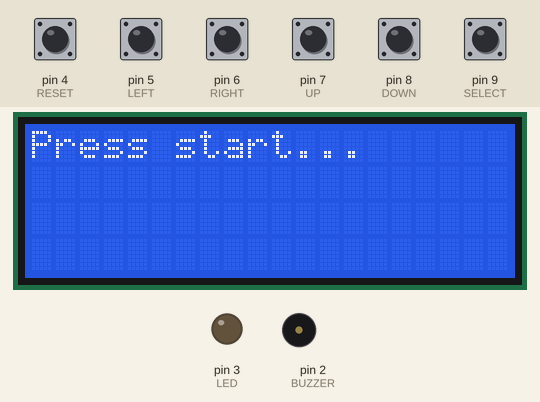
Simulated run of this sketch. Board: Arduino Uno, built with avr-gcc and run on an emulated ATmega328P. On the bench: 20×4 character LCD, output pins drawn as LEDs (lit = HIGH), buzzer (waves = sounding, pin HIGH). Inputs (shaded band) come from the test bench; at power-on: pin 4 (RESET), pin 5 (LEFT), pin 6 (RIGHT), pin 7 (UP), pin 8 (DOWN), pin 9 (SELECT) HIGH. Storage starts empty; random numbers use the default seed unless the sketch sets one; what the sketch prints to the serial monitor is not drawn.

Above: at 1.2 s.
1.3 s: pin 4 (RESET) pulled LOW for 0.15 s
At 1.9 s:
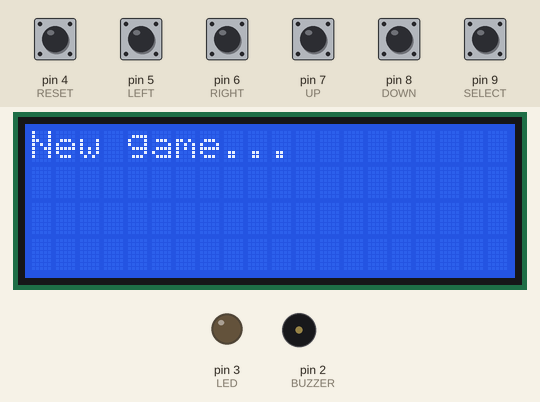
At 3.5 s:
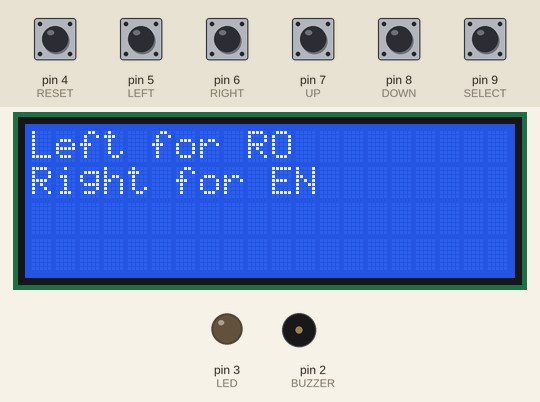
3.8 s: pin 5 (LEFT) pulled LOW for 0.15 s
At 5.3 s:
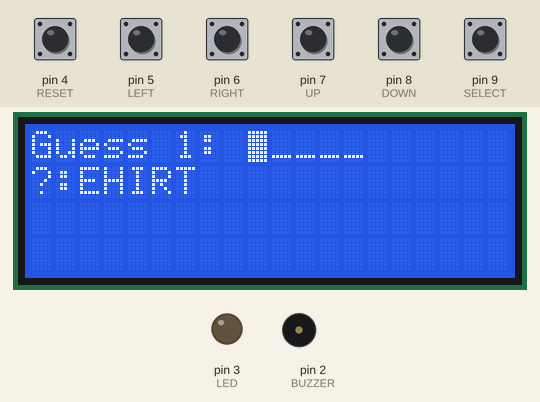
5.6 s: pin 6 (RIGHT) pulled LOW for 0.15 s
At 6.8 s:
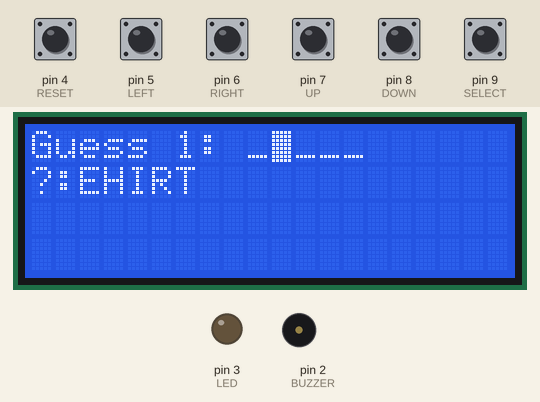
7.2 s: pin 7 (UP) pulled LOW for 0.15 s
8.8 s: pin 8 (DOWN) pulled LOW for 0.15 s
10.4 s: pin 8 (DOWN) pulled LOW for 1 s
Timing chart, 0 to 13.4 s (numbered marks = the images above; inputs shaded):
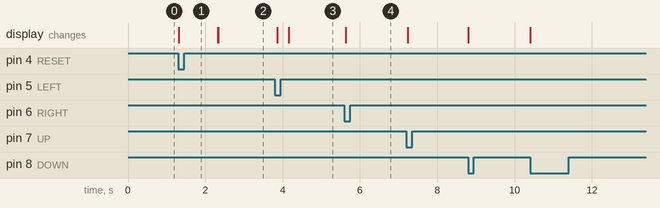

The sketch:

wordle_lcd.ino
```cpp
//YWROBOT
//Compatible with the Arduino IDE 1.0
//Library version:1.1
#include <LiquidCrystal_I2C.h>
#include "words.h"
#include "song.h"
#include "sd_helpers.h"

LiquidCrystal_I2C lcd(0x27, 20, 4); // set the LCD address to 0x27 for a 16 chars and 2 line display

// pins for buttons and other accessories
const int SELECT = 9;
const int DOWN = 8;
const int UP = 7;
const int RIGHT = 6;
const int LEFT = 5;
const int RESET = 4;
const int LED = 3;
const int BUZZER = 2;

int triedMasks[26], guessedMask;
// triedMasks['C' - 'A'] = b10001 means that, based on user's close guesses, C can only be at first and last position

int wordCursor, lastBlinked, idGuess;
String guess, toGuess;
bool pressedReset = false, cardError = true, isEnglish = false, selectedLanguage;

struct Button {
  int pin;
  int lastState = HIGH;
  int state = HIGH;
} up, down, left, right, reset, select;

void playSong() {
  // iterate over the notes of the melody.
  // Remember, the array is twice the number of notes (notes + durations)
  for (int thisNote = 0; thisNote < notes * 2; thisNote = thisNote + 2) {

    // calculates the duration of each note
    divider = melody[thisNote + 1];
    if (divider > 0) {
      // regular note, just proceed
      noteDuration = (wholenote) / divider;
    } else if (divider < 0) {
      // dotted notes are represented with negative durations!!
      noteDuration = (wholenote) / abs(divider);
      noteDuration *= 1.5; // increases the duration in half for dotted notes
    }

    // we only play the note for 90% of the duration, leaving 10% as a pause
    tone(BUZZER, melody[thisNote], noteDuration * 0.9);
    digitalWrite(LED, HIGH);

    // Wait for the specief duration before playing the next note.
    delay(noteDuration);

    // stop the waveform generation before the next note.
    digitalWrite(LED, LOW);
    noTone(BUZZER);

  }
}

bool readCard() {
  // re-open the file for reading:

  char* fileName = "ro_words.txt";
  if (isEnglish) fileName = "en_words.txt";
  if (!file.open(fileName, O_READ)) {
    sd.errorPrint("opening file for read failed");
    return true;
  }
  file.seek(0);

  int data;
  noWords = (unsigned long)file.size() / 7; // 5 letters and 2 special characters
  long toGuessIndex = getRandom(noWords);
  long seekValue = 7 * toGuessIndex % file.size();
  file.seek(seekValue);

  toGuess = String();
  for (int pos = 0; pos < 5; ++pos) {
    data = file.read();
    if (data < 0) {
      break;
    }
    toGuess = toGuess + String((char)data);
  }
  Serial.println(toGuess);

  // close the file:
  file.seek(0);
  file.close();
  return false;
}

long getRandom(int maximum) {
  randomSeed(millis());
  long value = random(maximum) % maximum;
  return value;
}

void lcdPrintGuess() {
  lcd.clear();

  lcd.setCursor(0, 0);
  lcd.print("Guess " + String(idGuess) + ": ");

  for (int pos = 0; pos < 5; ++pos) {
    if (!(guessedMask & (1 << pos))) {
      // Only keep guessed letters
      guess[pos] = '@';
    }
    else {
      tone(BUZZER, 1000); // Send 1KHz sound signal...
      digitalWrite(LED, HIGH);
      delay(100);                       // wait for a second
      noTone(BUZZER);     // Stop sound...
      digitalWrite(LED, LOW);
      delay(100);
    }
  }
  guess.replace("@", "_"); // more intuitive for user to input text on "_"
  lcd.print(guess);
  guess.replace("_", "@");

  lcd.setCursor(0, 1);

  // Print hints
  lcd.print("?:");
  for (char car = 'A'; car <= 'Z'; ++car) {
    if (triedMasks[car] == 0) {
      // Never picked the letter
      continue;
    }

    if (toGuess.indexOf(car) == -1) {
      // Letter is not in the word
      continue;
    }

    for (int pos = 0; pos < 5; ++pos) {
      // Skip "greens"
      if (guessedMask & (1 << pos)) {
        continue;
      }
      if (toGuess[pos] == car) {
        // Is yellow
        lcd.print(car);
        break;
      }
    }
  }

}

void extractWord() {
  if (!cardError) {
    cardError = readCard();
  }

  if (cardError) {
    noWords = 5;
    long toGuessIndex = getRandom(noWords);
    toGuess = words[toGuessIndex];
    Serial.println("Word to guess: " + toGuess);
  }

  lcd.clear();
}

void resetGame() {
  guess = "@@@@@";
  wordCursor = 0;
  lastBlinked = 0;
  idGuess = 1;
  pressedReset = true;
  selectedLanguage = false;

  for (char car = 'A'; car <= 'Z'; ++car) {
    for (int pos = 0; pos < 5; ++pos) {
      triedMasks[car] =  0; // b00000
    }
  }
  guessedMask = 0; // guessed none of the letters

  lcd.clear();
  lcd.setCursor(0, 0);
  lcd.print("New game...");
  delay(1000);
  lcd.clear();
  digitalWrite(LED, LOW);
}

void lcdCursorBlink() {
  lcd.setCursor(wordCursor + 9, 0);
  // Turn off the blinking cursor:
  lcd.blink();
}

void checkReset() {
  reset.state = digitalRead(RESET);
  if (reset.state != reset.lastState) {
    if (reset.state == LOW) {
      resetGame();
    }
  }
  reset.lastState = reset.state;
}

// Returns whether game has ended;
bool tryGuess() {
  ++idGuess;

  if (guess == toGuess) {
    lcd.clear();
    lcd.setCursor(0, 0);
    lcd.print("You won!");

    playSong();

    delay(2000);
    resetGame();
    return true;
  } else if (idGuess == 7) {
    lcd.clear();
    lcd.setCursor(0, 0);
    lcd.print("Word was " + toGuess);
    lcd.setCursor(0, 1);
    lcd.print("Game over!");
    delay(2000);
    resetGame();
    return true;
  }
  else {
    for (int pos = 0; pos < 5; ++pos) {
      if (guessedMask & (1 << pos)) {
        // Already know it is green
        continue;
      }
      if (toGuess[pos] == guess[pos]) {
        // Guessed a letter and its position
        guessedMask |= (1 << pos);
      }
      else {
        // Tried a letter at pos
        triedMasks[guess[pos]] |= (1 << pos);
      }
    }
  }
  return false;
}

void checkButton(Button& button) {
  button.state = digitalRead(button.pin);
  if (button.state != button.lastState) {
    if (button.state == LOW) {
      if (button.pin == DOWN) {
        guess[wordCursor] = guess[wordCursor] + 1 <= 'Z' ? guess[wordCursor] + 1 : 'A';
        lcd.print(guess[wordCursor]);
      }
      else if (button.pin == UP) {
        guess[wordCursor] = guess[wordCursor] - 1 >= 'A' ? guess[wordCursor] - 1 : 'Z';
        lcd.print(guess[wordCursor]);
      }
      else if (button.pin == LEFT) {
        if (selectedLanguage == false) {
          isEnglish = false;
          selectedLanguage = true;
          extractWord();
          lcdPrintGuess();
        }
        else {
          do {
            // Skip guessed letters ("greens")
            wordCursor = wordCursor - 1 >= 0 ? wordCursor - 1 : 4;
          } while (guessedMask & (1 << wordCursor));
        }
        lcd.setCursor(wordCursor, 0);
      }
      else if (button.pin == RIGHT) {
        if (selectedLanguage == false) {
          isEnglish = true;
          selectedLanguage = true;
          extractWord();
          lcdPrintGuess();
        }
        else {
          do {
            // Skip guessed letters
            wordCursor = wordCursor + 1 < 5 ? wordCursor + 1 : 0;
          } while (guessedMask & (1 << wordCursor));
        }
        lcd.setCursor(wordCursor, 0);
      }
      else if (button.pin == SELECT) {
        if (guess.indexOf("@") < 0) {
          // Complete word
          bool hasEnded = tryGuess();
          if (hasEnded) {
            return;
          }

          lcdPrintGuess();
          wordCursor = 0;
          while (guessedMask & (1 << wordCursor)) {
            // Skip guessed letters
            wordCursor = wordCursor + 1 < 5 ? wordCursor + 1 : 0;
          }

          lcd.setCursor(wordCursor, 0);


        }
      }
      else return;
    }
  }
  button.lastState = button.state;
}

void checkDown() {
  down.state = digitalRead(down.pin);
  if (down.state != down.lastState) {
    if (down.state == LOW) {
      guess[wordCursor] = ((guess[wordCursor] + 1) - '@' ) % 27 + '@';
      lcdPrintGuess();
    }
  }
  down.lastState = down.state;
}


bool processCard() {
  // Initialize the SD.
  if (!sd.begin(SD_CONFIG)) {
    sd.initErrorPrint(&Serial);
    return true;
  }
  return false;
}

void setup()
{
  Serial.begin(9600); // open the serial port at 9600 bps:

  // Wait for USB Serial
  while (!Serial) {
    yield();
  }
  cardError = processCard();

  pinMode(RESET, INPUT_PULLUP);
  pinMode(DOWN, INPUT_PULLUP);
  pinMode(UP, INPUT_PULLUP);
  pinMode(LEFT, INPUT_PULLUP);
  pinMode(RIGHT, INPUT_PULLUP);
  pinMode(SELECT, INPUT_PULLUP);
  pinMode(BUZZER, OUTPUT);
  pinMode(LED, OUTPUT);

  reset.pin = RESET;
  down.pin = DOWN;
  up.pin = UP;
  left.pin = LEFT;
  right.pin = RIGHT;
  select.pin = SELECT;

  analogWrite(BUZZER, 2); // volume

  lcd.init(); // initialize the lcd
  // Print a message to the LCD.
  lcd.backlight();
}

void loop() {
  if (pressedReset == false) {
    lcd.setCursor(0, 0);
    lcd.print("Press start...");
    checkReset();
  }
  else if (selectedLanguage == false) {
    lcd.setCursor(0, 0);
    lcd.print("Left for RO");

    lcd.setCursor(0, 1);
    lcd.print("Right for EN");

    checkReset();
    checkButton(left);
    checkButton(right);
  }
  else {
    checkReset();
    checkButton(down);
    checkButton(up);
    checkButton(left);
    checkButton(right);
    checkButton(select);
    lcdCursorBlink();
  }

}
```

sd_helpers.h
```cpp
#include "SdFat.h"

// SD_FAT_TYPE = 0 for SdFat/File as defined in SdFatConfig.h,
// 1 for FAT16/FAT32, 2 for exFAT, 3 for FAT16/FAT32 and exFAT.
#define SD_FAT_TYPE 0
/*
  Change the value of SD_CS_PIN if you are using SPI and
  your hardware does not use the default value, SS.
  Common values are:
  Arduino Ethernet shield: pin 4
  Sparkfun SD shield: pin 8
  Adafruit SD shields and modules: pin 10
*/
// Select the fastest interface. Assumes no other SPI devices.
#if ENABLE_DEDICATED_SPI
#define SD_CONFIG SdSpiConfig(SD_CS_PIN, DEDICATED_SPI, SD_SCK_MHZ(25))
#else  // ENABLE_DEDICATED_SPI
#define SD_CONFIG SdSpiConfig(SD_CS_PIN, SHARED_SPI, SD_SCK_MHZ(25))
#endif  // ENABLE_DEDICATED_SPI

// SDCARD_SS_PIN is defined for the built-in SD on some boards.
#ifndef SDCARD_SS_PIN
const uint8_t SD_CS_PIN = SS;
#else  // SDCARD_SS_PIN
// Assume built-in SD is used.
const uint8_t SD_CS_PIN = SDCARD_SS_PIN;
#endif  // SDCARD_SS_PIN

// Try max SPI clock for an SD. Reduce SPI_CLOCK if errors occur.
#define SPI_CLOCK SD_SCK_MHZ(50)

// Try to select the best SD card configuration.
#if HAS_SDIO_CLASS
#define SD_CONFIG SdioConfig(FIFO_SDIO)
#elif  ENABLE_DEDICATED_SPI
#define SD_CONFIG SdSpiConfig(SD_CS_PIN, DEDICATED_SPI, SPI_CLOCK)
#else  // HAS_SDIO_CLASS
#define SD_CONFIG SdSpiConfig(SD_CS_PIN, SHARED_SPI, SPI_CLOCK)
#endif  // HAS_SDIO_CLASS

#if SD_FAT_TYPE == 0
SdFat sd;
File dir;
File file;
#elif SD_FAT_TYPE == 1
SdFat32 sd;
File32 dir;
File32 file;
#elif SD_FAT_TYPE == 2
SdExFat sd;
ExFile dir;
ExFile file;
#elif SD_FAT_TYPE == 3
SdFs sd;
FsFile dir;
FsFile file;
#else  // SD_FAT_TYPE
#error invalid SD_FAT_TYPE
#endif  // SD_FAT_TYPE
//------------------------------------------------------------------------------
// Store error strings in flash to save RAM.
#define error(s) sd.errorHalt(&Serial, F(s))
//------------------------------------------------------------------------------
```

song.h
```cpp
#define NOTE_B0  31
#define NOTE_C1  33
#define NOTE_CS1 35
#define NOTE_D1  37
#define NOTE_DS1 39
#define NOTE_E1  41
#define NOTE_F1  44
#define NOTE_FS1 46
#define NOTE_G1  49
#define NOTE_GS1 52
#define NOTE_A1  55
#define NOTE_AS1 58
#define NOTE_B1  62
#define NOTE_C2  65
#define NOTE_CS2 69
#define NOTE_D2  73
#define NOTE_DS2 78
#define NOTE_E2  82
#define NOTE_F2  87
#define NOTE_FS2 93
#define NOTE_G2  98
#define NOTE_GS2 104
#define NOTE_A2  110
#define NOTE_AS2 117
#define NOTE_B2  123
#define NOTE_C3  131
#define NOTE_CS3 139
#define NOTE_D3  147
#define NOTE_DS3 156
#define NOTE_E3  165
#define NOTE_F3  175
#define NOTE_FS3 185
#define NOTE_G3  196
#define NOTE_GS3 208
#define NOTE_A3  220
#define NOTE_AS3 233
#define NOTE_B3  247
#define NOTE_C4  262
#define NOTE_CS4 277
#define NOTE_D4  294
#define NOTE_DS4 311
#define NOTE_E4  330
#define NOTE_F4  349
#define NOTE_FS4 370
#define NOTE_G4  392
#define NOTE_GS4 415
#define NOTE_A4  440
#define NOTE_AS4 466
#define NOTE_B4  494
#define NOTE_C5  523
#define NOTE_CS5 554
#define NOTE_D5  587
#define NOTE_DS5 622
#define NOTE_E5  659
#define NOTE_F5  698
#define NOTE_FS5 740
#define NOTE_G5  784
#define NOTE_GS5 831
#define NOTE_A5  880
#define NOTE_AS5 932
#define NOTE_B5  988
#define NOTE_C6  1047
#define NOTE_CS6 1109
#define NOTE_D6  1175
#define NOTE_DS6 1245
#define NOTE_E6  1319
#define NOTE_F6  1397
#define NOTE_FS6 1480
#define NOTE_G6  1568
#define NOTE_GS6 1661
#define NOTE_A6  1760
#define NOTE_AS6 1865
#define NOTE_B6  1976
#define NOTE_C7  2093
#define NOTE_CS7 2217
#define NOTE_D7  2349
#define NOTE_DS7 2489
#define NOTE_E7  2637
#define NOTE_F7  2794
#define NOTE_FS7 2960
#define NOTE_G7  3136
#define NOTE_GS7 3322
#define NOTE_A7  3520
#define NOTE_AS7 3729
#define NOTE_B7  3951
#define NOTE_C8  4186
#define NOTE_CS8 4435
#define NOTE_D8  4699
#define NOTE_DS8 4978
#define REST      0


// change this to make the song slower or faster
const int tempo = 240;

// notes of the moledy followed by the duration.
// a 4 means a quarter note, 8 an eighteenth , 16 sixteenth, so on
// !!negative numbers are used to represent dotted notes,
// so -4 means a dotted quarter note, that is, a quarter plus an eighteenth!!


int melody[] = {

  // Pink Panther theme
  // Score available at https://musescore.com/benedictsong/the-pink-panther
  // Theme by Masato Nakamura, arranged by Teddy Mason

  REST,2, REST,4, REST,8, NOTE_DS4,8,
  NOTE_E4,-4, REST,8, NOTE_FS4,8, NOTE_G4,-4, REST,8, NOTE_DS4,8,
  NOTE_E4,-8, NOTE_FS4,8,  NOTE_G4,-8, NOTE_C5,8, NOTE_B4,-8, NOTE_E4,8, NOTE_G4,-8, NOTE_B4,8,
  NOTE_AS4,2, NOTE_A4,-16, NOTE_G4,-16, NOTE_E4,-16, NOTE_D4,-16,
  NOTE_E4,2, REST,4, REST,8, NOTE_DS4,4
};


const int notes = sizeof(melody) / sizeof(melody[0]) / 2;
// this calculates the duration of a whole note in ms
const int wholenote = (60000 * 4) / tempo;

int divider = 0, noteDuration = 0;
```

words.h
```cpp
const String words[] = {
    "WHICH",
    "THERE",
    "THEIR",
    "ABOUT",
    "WOULD"
//    "THESE",
//    "OTHER",
//    "WORDS",
//    "COULD",
//    "WRITE"
//    "FIRST",
//    "WATER",
//    "AFTER",
//    "WHERE",
//    "RIGHT",
//    "THINK",
//    "THREE",
//    "YEARS",
//    "PLACE",
//    "SOUND",
//    "GREAT"
};

unsigned long noWords = 5;
```

Measured:
- after the input at 1.3 s, the display: changes at once (image 1)
- after the input at 3.8 s, the display: first changes after 0.06 s (image 3 shows a later state)
- after the input at 5.6 s, the display: changes at once (image 4)
